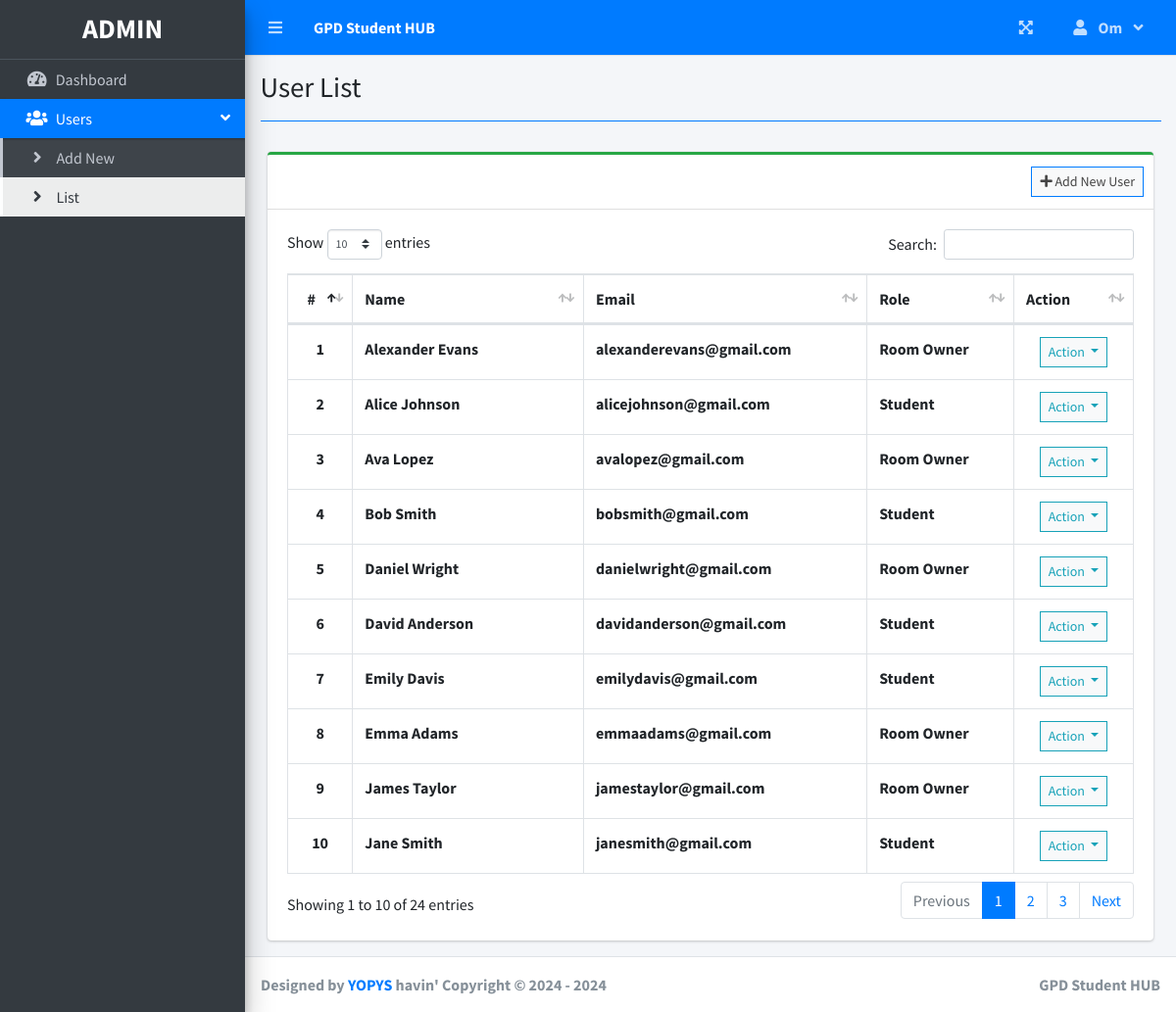
The page /index.php?page=user_list (signed in) on the database its author committed.
### tables this page shows
CREATE TABLE `users` (
  `user_id` int(11) NOT NULL,
  `user_name` text NOT NULL,
  `user_surname` text NOT NULL,
  `user_email` text NOT NULL,
  `user_password` text NOT NULL,
  `user_type_id` int(11) NOT NULL
);

### user_list.php (the view, shortened to what this page needs)
<?php include'db_connect.php' ?>
<div class="col-lg-12">
	<div class="card card-outline card-success">
		<div class="card-header">
			<div class="card-tools">
				<a class="btn btn-block btn-sm btn-default btn-flat border-primary" href="./index.php?page=new_user"><i class="fa fa-plus"></i> Add New User</a>
			</div>
		</div>
		<div class="card-body">
			<table class="table tabe-hover table-bordered" id="list">
				<thead>
					<tr>
						<th class="text-center">#</th>
						<th>Name</th>
						<th>Email</th>
						<th>Role</th>
						<th>Action</th>
					</tr>
				</thead>
				<tbody>
					<?php
					$i = 1;
					$type = array('',"Admin","Student","Room Owner", "Mess");
					$qry = $conn->query("SELECT *,concat(user_name,' ',user_surname) as name FROM users order by concat(user_name,' ',user_surname) asc");
					while($row= $qry->fetch_assoc()):
					?>
					<tr>
						<th class="text-center"><?php echo $i++ ?></th>
						<td><b><?php echo ucwords($row['name']) ?></b></td>
						<td><b><?php echo $row['user_email'] ?></b></td>
						<td><b><?php echo $type[$row['user_type_id']] ?></b></td>
						<td class="text-center">
							<button type="button" class="btn btn-default btn-sm btn-flat border-info wave-effect text-info dropdown-toggle" data-toggle="dropdown" aria-expanded="true">
		                      Action
		                    </button>
						</td>
					</tr>
				<?php endwhile; ?>
				</tbody>
			</table>
		</div>
	</div>
</div>

### rows shown on the page
users: name "Alexander Evans", user_email "alexanderevans@gmail.com", user_type "Room Owner"
users: name "Alice Johnson", user_email "alicejohnson@gmail.com", user_type "Student"
users: name "Ava Lopez", user_email "avalopez@gmail.com", user_type "Room Owner"
users: name "Bob Smith", user_email "bobsmith@gmail.com", user_type "Student"
users: name "Daniel Wright", user_email "danielwright@gmail.com", user_type "Room Owner"
users: name "David Anderson", user_email "davidanderson@gmail.com", user_type "Student"
users: name "Emily Davis", user_email "emilydavis@gmail.com", user_type "Student"
users: name "Emma Adams", user_email "emmaadams@gmail.com", user_type "Room Owner"
users: name "James Taylor", user_email "jamestaylor@gmail.com", user_type "Room Owner"
users: name "Jane Smith", user_email "janesmith@gmail.com", user_type "Student"

### other values the page prints
$_SESSION['system']['name'] "GPD Student HUB"
$_SESSION['login_user_name'] "Om"
$title "User List"
